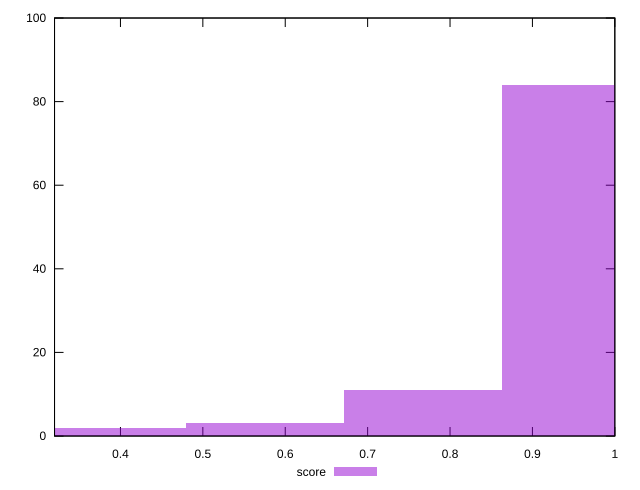

Here is the gnuplot script that generated this plot:
reset

$score <<EOF
0.9593733202928252 84
0.7674986562342602 11
0.5756239921756952 3
0.3837493281171301 2
EOF

set key outside below
set boxwidth 0.19187466405856504
set xrange [0.32:1]
set yrange [0:100]
set trange [0:100]
set style fill transparent solid 0.5 noborder
set terminal svg size 640, 490 enhanced background rgb 'white'
set output "report_00014_2021-02-09T15:56:05.503Z/mainthread-work-breakdown/samples/pages+cached+noadtech+nomedia+nocss/score/histogram.svg"

plot $score title "score" with boxes

reset
